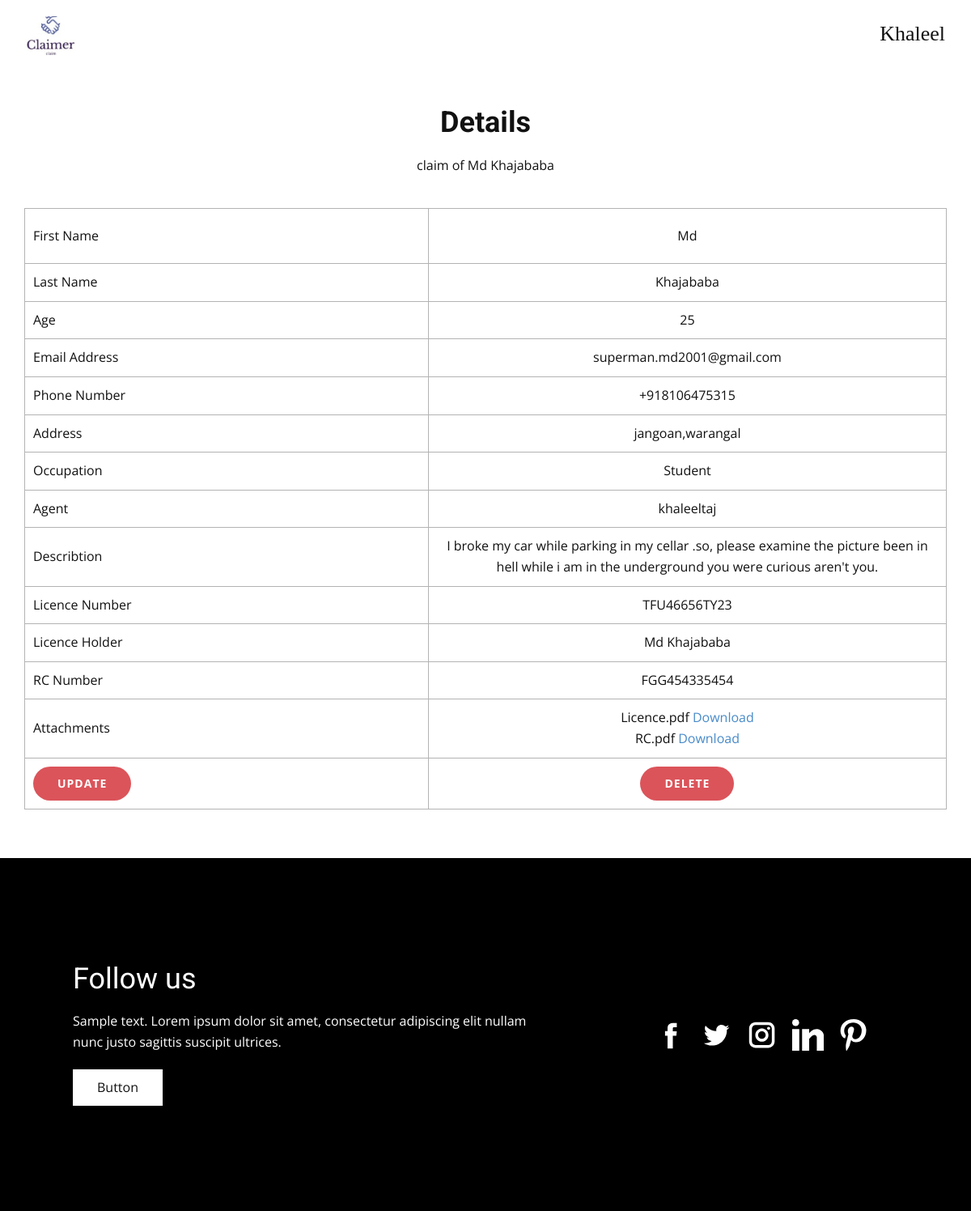
Page /claims/17/detail/ (signed in) on the committed database.
### claims/models.py (models this page shows)
class User(AbstractUser):
    username = models.CharField(max_length=20, unique=True)
    is_agent = models.BooleanField(default=False)
    email = models.EmailField(unique=True)
    pic = models.ImageField(blank=True, null=True, upload_to='images/')
    socialauth = models.BooleanField(default = True)

class LeadDetails(models.Model):
    user = models.ForeignKey(User,on_delete = models.DO_NOTHING,default = None)
    first_name = models.CharField(max_length=20)
    last_name = models.CharField(max_length=20)
    age = models.IntegerField()
    phone =  PhoneNumberField(null=False,blank=False,default =None)
    email = models.EmailField()
    is_selected = models.BooleanField(default=False)
    is_v = models.BooleanField(default = True)
    address = models.CharField(max_length=150)
    occupation = models.CharField(max_length=20)
    agent = models.ForeignKey(AgentUser, on_delete=models.DO_NOTHING,default = None)
    image = models.ImageField(null=True, blank=True, upload_to="images/")
    describtion = models.CharField(max_length=200)

class AgentUser(models.Model):
    user = models.OneToOneField(
        User, on_delete=models.CASCADE,primary_key = True)
    phone_number = PhoneNumberField(null=False,blank=False,default = None)
    is_available = models.BooleanField(default = False)

class VechileDetails(models.Model):
    lead = models.ForeignKey(LeadDetails,on_delete = models.CASCADE,default = None)
    license = models.CharField(max_length=15)
    licencepic = models.FileField(blank=True, null=True, upload_to='images/')
    Rcpic = models.FileField(blank=True, null=True, upload_to='images/')
    Rigestration_Number = models.CharField(max_length = 15,unique=True)
    licenseuser = models.CharField(max_length = 30)
    phone = PhoneNumberField(null=False,blank=False,default =None)

### claims/views.py (the view, shortened to what this page needs)
# urls.py: path('<int:pk>/detail/',Leadproperties,name = 'detail'),
def Leadproperties(request,pk):
    data = LeadDetails.objects.filter(id = pk).first()
    user = request.user
    if user.is_agent:
        auser = User.objects.filter(username = user).first()
        agent = AgentUser.objects.filter(user = auser).first()
    if data.is_v:
        vech = VechileDetails.objects.filter(lead = data).first()
        context = {
        'data':data,
        'vech':vech,
        'user':user,
        'pk':pk
        }
    return render(request,"Details.html",context)

### templates/Details.html (shortened to what this page needs)
{% load static %}
<!DOCTYPE html>
<html style="font-size: 16px;">
  <head>
     <link rel="stylesheet" href="{% static 'css/nicepage.css' %}" media="screen">
<link rel="stylesheet" href="{% static 'css/Details.css' %}" media="screen">
  </head>
  <body class="u-body"><header class="u-clearfix u-header u-header" id="sec-6773"><div class="u-clearfix u-sheet u-sheet-1">
        <a href="{% url 'landingpage' %}" class="u-image u-logo u-image-1">
           <img src="{% static 'images/logo.jfif' %}" class="u-logo-image u-logo-image-1">
        </a>
        <nav class="u-align-left u-dropdown-icon u-menu u-menu-dropdown u-nav-spacing-25 u-offcanvas u-menu-1" data-responsive-from="XL">
          <div class="menu-collapse">
            {% if user.is_authenticated %}
            <a class="u-button-style u-nav-link" href="#" style="font-size: calc(1em + 10px); color: rgb(17, 17, 17) !important; padding: 14px 18px;">
               {{user.username}}
            </a>
            {% endif %}
          </div>
        </nav>
      </div></header>
    <section class="u-align-center u-clearfix u-section-1" id="sec-d30e">
      <div class="u-clearfix u-sheet u-valign-middle u-sheet-1">
        <h2 class="u-text u-text-default u-text-1">Details</h2>
        <p class="u-text u-text-2">claim of {{data.first_name}} {{data.last_name}}</p>
        <div class="u-expanded-width u-table u-table-responsive u-table-1">
          <table class="u-table-entity u-table-entity-1">
            <colgroup>
              <col width="43.8%">
              <col width="56.2%">
            </colgroup>
            <tbody class="u-align-center u-table-body">
              <tr style="height: 68px;">
                <td class="u-align-left u-border-1 u-border-grey-30 u-first-column u-table-cell">First Name</td>
                <td class="u-border-1 u-border-grey-30 u-table-cell ">{{data.first_name}}</td>
              </tr>
              <tr style="height: 30px;">
                <td class="u-align-left u-border-1 u-border-grey-30 u-first-column u-table-cell">Last Name</td>
                <td class="u-border-1 u-border-grey-30 u-table-cell">{{data.last_name}}
                </td>
              </tr>
              <tr style="height: 30px;">
                <td class="u-align-left u-border-1 u-border-grey-30 u-first-column u-table-cell">Age</td>
                <td class="u-border-1 u-border-grey-30 u-table-cell">{{data.age}}
                </td>
              </tr>
              <tr style="height: 30px;">
                <td class="u-align-left u-border-1 u-border-grey-30 u-first-column u-table-cell">Email Address</td>
                <td class="u-border-1 u-border-grey-30 u-table-cell">{{data.email}}
                </td>
              </tr>
              <tr style="height: 30px;">
                <td class="u-align-left u-border-1 u-border-grey-30 u-first-column u-table-cell">Phone Number</td>
                <td class="u-border-1 u-border-grey-30 u-table-cell">{{data.phone}}
                </td>
              </tr>
              <tr style="height: 30px;">
                <td class="u-align-left u-border-1 u-border-grey-30 u-first-column u-table-cell">Address</td>
                <td class="u-border-1 u-border-grey-30 u-table-cell">{{data.address}}
                </td>
              </tr>
              <tr style="height: 30px;">
                <td class="u-align-left u-border-1 u-border-grey-30 u-first-column u-table-cell">Occupation</td>
                <td class="u-border-1 u-border-grey-30 u-table-cell">{{data.occupation}}
                </td>
              </tr>
              <tr style="height: 30px;">
                <td class="u-align-left u-border-1 u-border-grey-30 u-first-column u-table-cell">Agent</td>
                <td class="u-border-1 u-border-grey-30 u-table-cell">{{data.agent.user}}
                </td>
              </tr>
              <tr style="height: 30px;">
                <td class="u-align-left u-border-1 u-border-grey-30 u-first-column u-table-cell">Describtion</td>
                <td class="u-border-1 u-border-grey-30 u-table-cell">{{data.describtion}}
                </td>
              </tr>
              {% if data.is_v %}
              <tr style="height: 30px;">
                <td class="u-align-left u-border-1 u-border-grey-30 u-first-column u-table-cell">Licence Number</td>
                <td class="u-border-1 u-border-grey-30 u-table-cell">{{vech.license}}
                </td>
              </tr>
              <tr style="height: 30px;">
                <td class="u-align-left u-border-1 u-border-grey-30 u-first-column u-table-cell">Licence Holder</td>
                <td class="u-border-1 u-border-grey-30 u-table-cell">{{vech.licenseuser}}
                </td>
              </tr>
              <tr style="height: 30px;">
                <td class="u-align-left u-border-1 u-border-grey-30 u-first-column u-table-cell">RC Number</td>
                <td class="u-border-1 u-border-grey-30 u-table-cell">{{vech.Rigestration_Number}}
                </td>
              </tr>
              <tr style="height: 30px;">
                <td class="u-align-left u-border-1 u-border-grey-30 u-first-column u-table-cell">Attachments</td>
                <td class="u-border-1 u-border-grey-30 u-table-cell">Licence.pdf
                 <a href="{{vech.licencepic.url}}" download="{{vech.licencepic.url}}" class="font-medium text-indigo-600 hover:text-indigo-500">
                  Download
                </a>
                <br>
                RC.pdf
                <a href="{{vech.Rcpic.url}}" download="{{vech.Rcpic.url}}" class="font-medium text-indigo-600 hover:text-indigo-500">
                  Download
                </a>
                </td>
              </tr>
              {% endif %}
             {% if not user.is_agent %}
              <tr style="height: 50px;">
                <td class="u-align-left u-border-1 u-border-grey-30 u-table-cell"><a href="{% url 'claims:update' pk %}" class="u-btn u-btn-round u-button-style u-palette-2-base u-radius-50 u-btn-1" target="_blank">Update</a></td>
                <td class="u-border-1 u-border-grey-30 u-table-cell u-table-cell-14">
                  <a href="{% url 'claims:delete' pk %}" class="u-btn u-btn-round u-button-style u-palette-2-base u-radius-50 u-btn-1" target="_blank">Delete</a>
                </td>
              </tr>
              {% endif %}
            </tbody>
          </table>
        </div>
      </div>
    </section>
    <section class="u-black u-clearfix u-section-2" id="sec-fbbb">
      <div class="u-clearfix u-sheet u-valign-middle u-sheet-1">
        <div class="u-clearfix u-expanded-width u-layout-wrap u-layout-wrap-1">
          <div class="u-layout">
            <div class="u-layout-row">
              <div class="u-align-left u-container-style u-layout-cell u-left-cell u-size-32-md u-size-32-sm u-size-32-xs u-size-36-lg u-size-36-xl u-layout-cell-1">
                <div class="u-container-layout u-valign-middle u-container-layout-1">
                  <h2 class="u-text u-text-default u-text-1">Follow us</h2>
                  <p class="u-text u-text-2">Sample text. Lorem ipsum dolor sit amet, consectetur adipiscing elit nullam nunc justo sagittis suscipit ultrices.</p>
                  <a href="" class="u-btn u-button-style u-white u-btn-1">Button</a>
                </div>
              </div>
              <div class="u-align-left-sm u-align-left-xs u-align-right-lg u-align-right-md u-align-right-xl u-container-style u-layout-cell u-right-cell u-size-24-lg u-size-24-xl u-size-28-md u-size-28-sm u-size-28-xs u-layout-cell-2">
                <div class="u-container-layout u-valign-middle u-container-layout-2">
                  <div class="u-social-icons u-spacing-17 u-social-icons-1">
                    <a class="u-social-url" title="facebook" target="_blank" href="https://facebook.com/name"><span class="u-icon u-social-facebook u-social-icon u-text-white"><svg class="u-svg-link" preserveAspectRatio="xMidYMin slice" viewBox="0 0 112 112" style=""><use xmlns:xlink="http://www.w3.org/1999/xlink" xlink:href="#svg-2e4f"></use></svg></span>
                    </a>
                    <a class="u-social-url" title="twitter" target="_blank" href="https://twitter.com/name"><span class="u-icon u-social-icon u-social-twitter u-text-white"><svg class="u-svg-link" preserveAspectRatio="xMidYMin slice" viewBox="0 0 112 112" style=""><use xmlns:xlink="http://www.w3.org/1999/xlink" xlink:href="#svg-c508"></use></svg></span>
                    </a>
                    <a class="u-social-url" title="instagram" target="_blank" href="https://instagram.com/name"><span class="u-icon u-social-icon u-social-instagram u-text-white"><svg class="u-svg-link" preserveAspectRatio="xMidYMin slice" viewBox="0 0 112 112" style=""><use xmlns:xlink="http://www.w3.org/1999/xlink" xlink:href="#svg-9d85"></use></svg></span>
                    </a>
                    <a class="u-social-url" target="_blank" title="Custom" href=""><span class="u-icon u-social-custom u-social-icon u-text-white u-icon-4"><svg class="u-svg-link" preserveAspectRatio="xMidYMin slice" viewBox="0 0 512 512" style=""><use xmlns:xlink="http://www.w3.org/1999/xlink" xlink:href="#svg-ff0d"></use></svg></span>
                    </a>
                    <a class="u-social-url" target="_blank" title="Custom" href=""><span class="u-icon u-social-custom u-social-icon u-text-white u-icon-5"><svg class="u-svg-link" preserveAspectRatio="xMidYMin slice" viewBox="0 0 511.977 511.977" style=""><use xmlns:xlink="http://www.w3.org/1999/xlink" xlink:href="#svg-a3cb"></use></svg></span>
                    </a>
                  </div>
                </div>
              </div>
            </div>
          </div>
        </div>
      </div>
    </section>
  </body>
</html>

### static/css/Details.css (style rules this page uses)
.u-section-1 .u-sheet-1 { min-height: 585px; }
.u-section-1 .u-text-1 { font-weight: 700; margin: 60px auto 0; }
.u-section-1 .u-text-2 { width: 543px; margin: 20px auto 0; }
.u-section-1 .u-table-1 { margin: 40px auto 60px 0; }
.u-section-1 .u-table-entity-1 { min-height: 100px; }
.u-section-1 .u-table-cell-14 { font-weight: 400; }
.u-section-1 .u-btn-1 { border-style: none; font-size: 0.875rem; text-transform: uppercase; font-weight: 700; background-image: none; letter-spacing: 1px; }
.u-section-2 { background-image: none; }
.u-section-2 .u-sheet-1 { min-height: 369px; }
.u-section-2 .u-layout-wrap-1 { margin: 100px auto 100px 0; }
.u-section-2 .u-layout-cell-1 { min-height: 169px; }
.u-section-2 .u-container-layout-1 { padding: 30px 60px; }
.u-section-2 .u-text-1 { margin: 0 auto 0 0; }
.u-section-2 .u-text-2 { margin: 20px 0 0; }
.u-section-2 .u-btn-1 { background-image: none; border-style: none; margin: 20px 0 0; }
.u-section-2 .u-layout-cell-2 { min-height: 234px; }
.u-section-2 .u-container-layout-2 { padding: 30px 60px; }
.u-section-2 .u-social-icons-1 { height: 39px; min-height: 16px; width: 264px; min-width: 148px; margin: 0 auto; }
.u-section-2 .u-icon-4 { height: 100%; }
.u-section-2 .u-icon-5 { height: 100%; }

### rows in the picture
User: username "Khaleel"
LeadDetails: first_name "Md", last_name "Khajababa", age "25", email "superman.md2001@gmail.com", phone "+918106475315", address "jangoan,warangal", occupation "Student", agent.user "khaleeltaj", describtion "I broke my car while parking in my cellar .so, please examine the picture been in hell while i am in the underground you were curious aren't you."
VechileDetails: license "TFU46656TY23", licenseuser "Md Khajababa", Rigestration_Number "FGG454335454"
